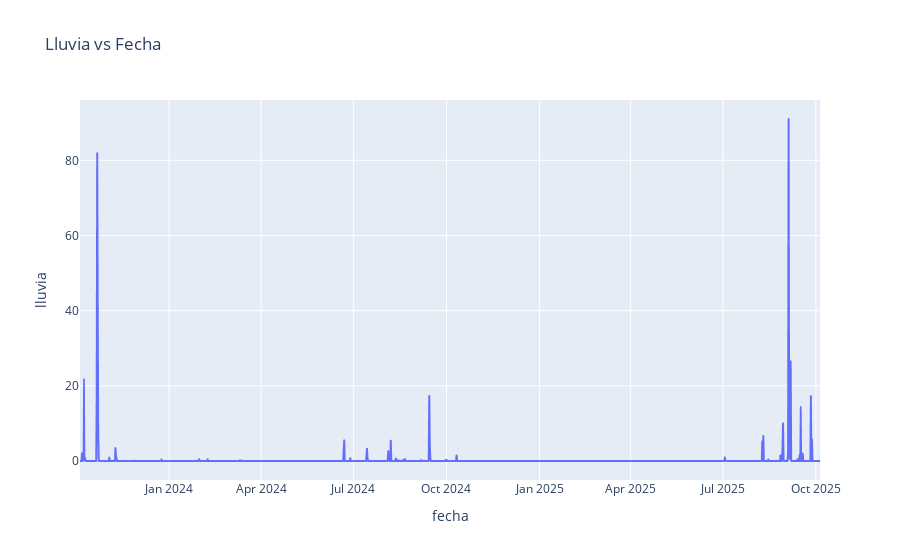

Write notebook code for a chart like this one.
### Code cell
fig = px.line(grouped, x='fecha', y='lluvia', title='Lluvia vs Fecha')
fig.show()

### Figure 1 — Plotly figure (JSON) as saved in the notebook; plotly's stock layout.template omitted (floating-point values rounded to 4 significant figures; data arrays with more than 128 entries replaced by an {"elided": "..."} marker saying what was removed)
{"data": [{"hovertemplate": "fecha=%{x}<br>lluvia=%{y}<extra></extra>", "legendgroup": "", "line": {"color": "#636efa", "dash": "solid"}, "marker": {"symbol": "circle"}, "mode": "lines", "name": "", "showlegend": false, "type": "scattergl", "x": {"elided": "1463 str values"}, "xaxis": "x", "y": {"elided": "1463 float values"}, "yaxis": "y"}], "layout": {"legend": {"tracegroupgap": 0}, "title": {"text": "Lluvia vs Fecha"}, "xaxis": {"anchor": "y", "domain": [0, 1], "title": {"text": "fecha"}}, "yaxis": {"anchor": "x", "domain": [0, 1], "title": {"text": "lluvia"}}}}
